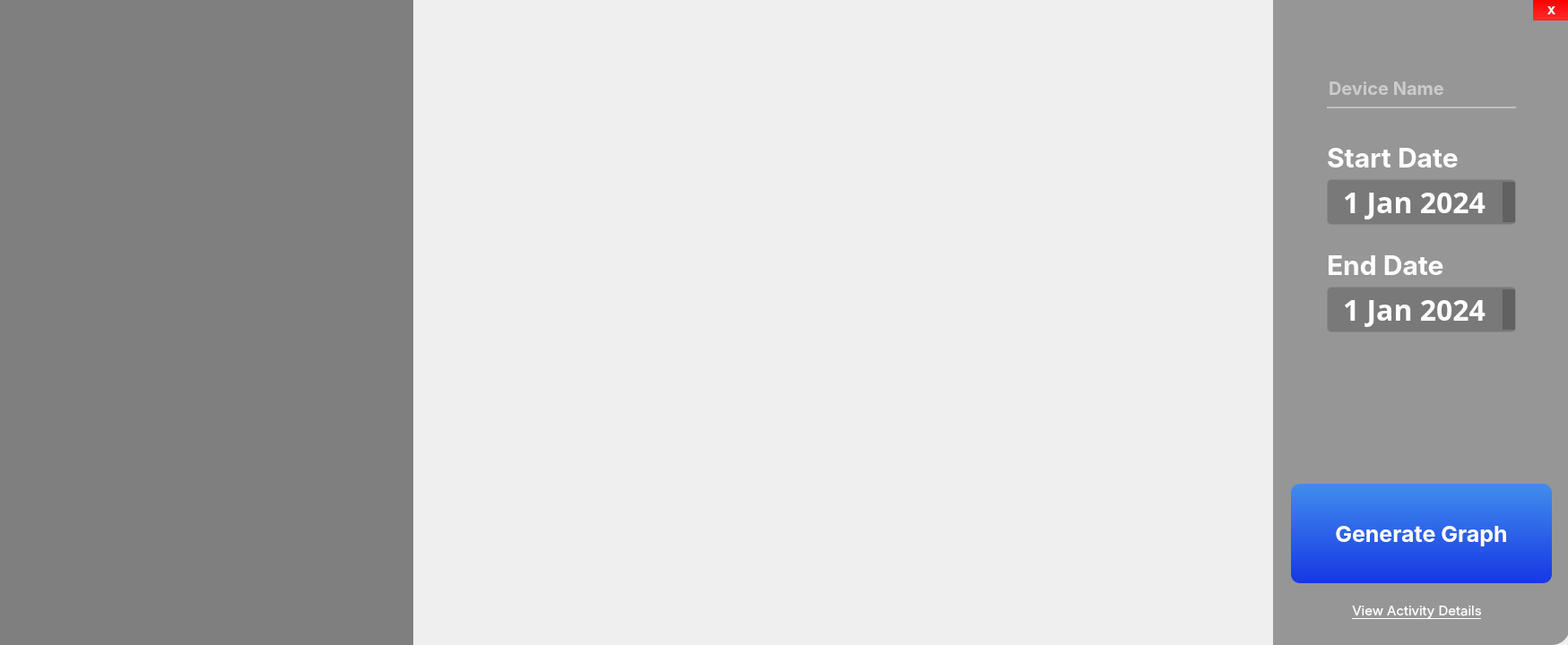
<?xml version="1.0" encoding="UTF-8"?>
<ui version="4.0">
 <class>Form</class>
 <widget class="QWidget" name="Form">
  <property name="enabled">
   <bool>true</bool>
  </property>
  <property name="geometry">
   <rect>
    <x>0</x>
    <y>0</y>
    <width>1749</width>
    <height>720</height>
   </rect>
  </property>
  <property name="sizePolicy">
   <sizepolicy hsizetype="Fixed" vsizetype="Fixed">
    <horstretch>0</horstretch>
    <verstretch>0</verstretch>
   </sizepolicy>
  </property>
  <property name="windowTitle">
   <string>Form</string>
  </property>
  <widget class="QLabel" name="Background">
   <property name="enabled">
    <bool>true</bool>
   </property>
   <property name="geometry">
    <rect>
     <x>-1</x>
     <y>0</y>
     <width>1751</width>
     <height>720</height>
    </rect>
   </property>
   <property name="styleSheet">
    <string notr="true">background:url(:/img/Backgroung_2.png);
border-radius: 0px;</string>
   </property>
   <property name="text">
    <string/>
   </property>
  </widget>
  <widget class="QLabel" name="Shadow">
   <property name="geometry">
    <rect>
     <x>1420</x>
     <y>0</y>
     <width>331</width>
     <height>720</height>
    </rect>
   </property>
   <property name="styleSheet">
    <string notr="true">background-color: rgba(0, 0, 0, 95);
border-top-right-radius: 20px; 
border-bottom-right-radius: 20px;</string>
   </property>
   <property name="text">
    <string/>
   </property>
  </widget>
  <widget class="QDateEdit" name="StartDate">
   <property name="geometry">
    <rect>
     <x>1480</x>
     <y>200</y>
     <width>211</width>
     <height>51</height>
    </rect>
   </property>
   <property name="font">
    <font>
     <family>Perpetua</family>
     <pointsize>-1</pointsize>
     <weight>75</weight>
     <italic>false</italic>
     <bold>true</bold>
    </font>
   </property>
   <property name="cursor">
    <cursorShape>PointingHandCursor</cursorShape>
   </property>
   <property name="styleSheet">
    <string notr="true">background-color:rgba(0, 0, 0, 50);  
color: rgb(255, 255, 255);  
border: 1px solid #888888;
border-radius: 5px; 
padding: 2px;
font-size: 32px;
font-family: &quot;Perpetua&quot;; 
font-weight: bold; 
font-style: normal;</string>
   </property>
   <property name="alignment">
    <set>Qt::AlignCenter</set>
   </property>
   <property name="date">
    <date>
     <year>2024</year>
     <month>1</month>
     <day>1</day>
    </date>
   </property>
  </widget>
  <widget class="QDateEdit" name="EndDate">
   <property name="geometry">
    <rect>
     <x>1480</x>
     <y>320</y>
     <width>211</width>
     <height>51</height>
    </rect>
   </property>
   <property name="font">
    <font>
     <family>Perpetua</family>
     <pointsize>-1</pointsize>
     <weight>75</weight>
     <italic>false</italic>
     <bold>true</bold>
    </font>
   </property>
   <property name="cursor">
    <cursorShape>PointingHandCursor</cursorShape>
   </property>
   <property name="styleSheet">
    <string notr="true">background-color:rgba(0, 0, 0, 50);  
color: rgb(255, 255, 255);  
border: 1px solid #888888;
border-radius: 5px; 
padding: 2px;
font-size: 32px;
font-family: &quot;Perpetua&quot;; 
font-weight: bold; 
font-style: normal;</string>
   </property>
   <property name="alignment">
    <set>Qt::AlignCenter</set>
   </property>
   <property name="date">
    <date>
     <year>2024</year>
     <month>1</month>
     <day>1</day>
    </date>
   </property>
  </widget>
  <widget class="QLabel" name="SubTitleSD">
   <property name="geometry">
    <rect>
     <x>1480</x>
     <y>150</y>
     <width>161</width>
     <height>51</height>
    </rect>
   </property>
   <property name="font">
    <font>
     <family>SF Pro Display</family>
     <pointsize>-1</pointsize>
     <weight>75</weight>
     <italic>false</italic>
     <bold>true</bold>
    </font>
   </property>
   <property name="styleSheet">
    <string notr="true">color:rgb(255, 255, 255);
font-size: 30px;
font-family: &quot;SF Pro Display&quot;; 
font-weight: bold; 
font-style: normal;</string>
   </property>
   <property name="text">
    <string>Start Date</string>
   </property>
  </widget>
  <widget class="QLabel" name="SubTitleED">
   <property name="geometry">
    <rect>
     <x>1480</x>
     <y>270</y>
     <width>161</width>
     <height>51</height>
    </rect>
   </property>
   <property name="font">
    <font>
     <family>SF Pro Display</family>
     <pointsize>-1</pointsize>
     <weight>75</weight>
     <italic>false</italic>
     <bold>true</bold>
    </font>
   </property>
   <property name="styleSheet">
    <string notr="true">color:rgb(255, 255, 255);
font-size: 30px;
font-family: &quot;SF Pro Display&quot;; 
font-weight: bold; 
font-style: normal;</string>
   </property>
   <property name="text">
    <string>End Date</string>
   </property>
  </widget>
  <widget class="QLineEdit" name="DeviceName">
   <property name="geometry">
    <rect>
     <x>1480</x>
     <y>80</y>
     <width>211</width>
     <height>41</height>
    </rect>
   </property>
   <property name="font">
    <font>
     <family>SF Pro Display</family>
     <pointsize>-1</pointsize>
     <weight>75</weight>
     <italic>false</italic>
     <bold>true</bold>
    </font>
   </property>
   <property name="styleSheet">
    <string notr="true">background-color:rgba(0, 0, 0, 0);
border:none;
color:rgb(255, 255, 255);
border-bottom: 2px solid rgba(255, 255, 255, 100);
padding-bottom:7px;
font-size: 20px;
font-family: &quot;SF Pro Display&quot;; 
font-weight: bold; 
font-style: normal;
</string>
   </property>
   <property name="text">
    <string/>
   </property>
   <property name="alignment">
    <set>Qt::AlignBottom|Qt::AlignLeading|Qt::AlignLeft</set>
   </property>
   <property name="placeholderText">
    <string>Device Name</string>
   </property>
  </widget>
  <widget class="QPushButton" name="Generate">
   <property name="geometry">
    <rect>
     <x>1440</x>
     <y>540</y>
     <width>291</width>
     <height>111</height>
    </rect>
   </property>
   <property name="font">
    <font>
     <family>SF Pro Display</family>
     <pointsize>-1</pointsize>
     <weight>75</weight>
     <italic>false</italic>
     <bold>true</bold>
    </font>
   </property>
   <property name="cursor">
    <cursorShape>PointingHandCursor</cursorShape>
   </property>
   <property name="styleSheet">
    <string notr="true">QPushButton {
    background-color: qlineargradient(spread:pad, x1:0, y1:0, x2:0, y2:1, stop:0 rgba(65, 141, 237, 255), stop:1 rgba(22, 55, 229, 255));
    color: white;
    border-radius: 10px;
	font-size: 25px;
font-family: &quot;SF Pro Display&quot;; 
font-weight: bold; 
font-style: normal;
}


QPushButton:pressed {
    background-color: qlineargradient(spread:pad, x1:0, y1:0, x2:0, y2:1, stop:0 rgba(15, 30, 180, 255), stop:1 rgba(50, 100, 200, 255));
}
</string>
   </property>
   <property name="text">
    <string>Generate Graph</string>
   </property>
  </widget>
  <widget class="QLabel" name="Graph">
   <property name="geometry">
    <rect>
     <x>470</x>
     <y>40</y>
     <width>921</width>
     <height>691</height>
    </rect>
   </property>
   <property name="styleSheet">
    <string notr="true">border-image: url(:/img/admin_start.png);</string>
   </property>
   <property name="text">
    <string/>
   </property>
  </widget>
  <widget class="QLabel" name="Legend">
   <property name="geometry">
    <rect>
     <x>10</x>
     <y>480</y>
     <width>441</width>
     <height>231</height>
    </rect>
   </property>
   <property name="styleSheet">
    <string notr="true">border-image: url(:/img/Transparan.png);</string>
   </property>
   <property name="text">
    <string/>
   </property>
  </widget>
  <widget class="QPushButton" name="Exit">
   <property name="geometry">
    <rect>
     <x>1710</x>
     <y>0</y>
     <width>41</width>
     <height>23</height>
    </rect>
   </property>
   <property name="font">
    <font>
     <family>SF Pro Display</family>
     <weight>75</weight>
     <bold>true</bold>
    </font>
   </property>
   <property name="cursor">
    <cursorShape>PointingHandCursor</cursorShape>
   </property>
   <property name="styleSheet">
    <string notr="true">background-color: qlineargradient(spread:pad, x1:0, y1:0, x2:0, y2:1, stop:0 rgba(255, 0, 0, 255), stop:1 rgba(255, 47, 47, 255));
    color: white;
    border-radius: 0px;</string>
   </property>
   <property name="text">
    <string>X</string>
   </property>
  </widget>
  <widget class="QLabel" name="TotalTime">
   <property name="geometry">
    <rect>
     <x>0</x>
     <y>400</y>
     <width>461</width>
     <height>51</height>
    </rect>
   </property>
   <property name="font">
    <font>
     <family>SF Pro Display</family>
     <pointsize>-1</pointsize>
     <weight>75</weight>
     <italic>false</italic>
     <bold>true</bold>
    </font>
   </property>
   <property name="styleSheet">
    <string notr="true">color:rgb(255, 255, 255);
	font-size: 45px;
 	font-family: &quot;SF Pro Display&quot;; 
	font-weight: bold; 
    font-style: normal;</string>
   </property>
   <property name="text">
    <string/>
   </property>
   <property name="alignment">
    <set>Qt::AlignCenter</set>
   </property>
  </widget>
  <widget class="QLabel" name="Graph_2">
   <property name="geometry">
    <rect>
     <x>30</x>
     <y>0</y>
     <width>401</width>
     <height>401</height>
    </rect>
   </property>
   <property name="styleSheet">
    <string notr="true">border-image: url(:/img/Trasnparant.png);</string>
   </property>
   <property name="text">
    <string/>
   </property>
  </widget>
  <widget class="QLabel" name="TotalText">
   <property name="geometry">
    <rect>
     <x>0</x>
     <y>360</y>
     <width>461</width>
     <height>51</height>
    </rect>
   </property>
   <property name="font">
    <font>
     <family>SF Pro Display</family>
     <pointsize>-1</pointsize>
     <weight>75</weight>
     <italic>false</italic>
     <bold>true</bold>
     <strikeout>false</strikeout>
     <kerning>true</kerning>
    </font>
   </property>
   <property name="styleSheet">
    <string notr="true">color:rgb(255, 255, 255);
	font-size: 20px;
 	font-family: &quot;SF Pro Display&quot;; 
	font-weight: bold; 
    font-style: normal;</string>
   </property>
   <property name="text">
    <string/>
   </property>
   <property name="alignment">
    <set>Qt::AlignCenter</set>
   </property>
  </widget>
  <widget class="QLabel" name="Background2_2">
   <property name="geometry">
    <rect>
     <x>0</x>
     <y>0</y>
     <width>461</width>
     <height>720</height>
    </rect>
   </property>
   <property name="styleSheet">
    <string notr="true">background-color: rgba(0, 0, 0, 120);
border-top-right-radius: 0px; 
border-bottom-right-radius: 0px;</string>
   </property>
   <property name="text">
    <string/>
   </property>
  </widget>
  <widget class="QPushButton" name="Details">
   <property name="geometry">
    <rect>
     <x>1450</x>
     <y>660</y>
     <width>261</width>
     <height>43</height>
    </rect>
   </property>
   <property name="font">
    <font>
     <family>SF Pro Display</family>
     <pointsize>-1</pointsize>
     <italic>false</italic>
     <underline>true</underline>
    </font>
   </property>
   <property name="cursor">
    <cursorShape>PointingHandCursor</cursorShape>
   </property>
   <property name="styleSheet">
    <string notr="true">QPushButton {
    color: white;
    border: 0px;
	text-decoration: underline;
font-size: 15px;
font-family: &quot;SF Pro Display&quot;; 
font-weight: reguler; 
font-style: normal;
}
QPushButton:hover {
    color: lightgray; 
}

QPushButton:pressed {
    color: darkgray;
}</string>
   </property>
   <property name="text">
    <string>View Activity Details</string>
   </property>
   <property name="checkable">
    <bool>true</bool>
   </property>
  </widget>
  <widget class="QLabel" name="label">
   <property name="geometry">
    <rect>
     <x>0</x>
     <y>0</y>
     <width>1749</width>
     <height>23</height>
    </rect>
   </property>
   <property name="styleSheet">
    <string notr="true">border-image: url(:/img/Bar_UI.png);</string>
   </property>
   <property name="text">
    <string/>
   </property>
  </widget>
  <zorder>Background</zorder>
  <zorder>Shadow</zorder>
  <zorder>Background2_2</zorder>
  <zorder>StartDate</zorder>
  <zorder>SubTitleSD</zorder>
  <zorder>SubTitleED</zorder>
  <zorder>DeviceName</zorder>
  <zorder>Graph</zorder>
  <zorder>Legend</zorder>
  <zorder>TotalTime</zorder>
  <zorder>Graph_2</zorder>
  <zorder>TotalText</zorder>
  <zorder>Generate</zorder>
  <zorder>EndDate</zorder>
  <zorder>Details</zorder>
  <zorder>label</zorder>
  <zorder>Exit</zorder>
 </widget>
 <resources>
  <include location="res.qrc"/>
 </resources>
 <connections/>
</ui>
